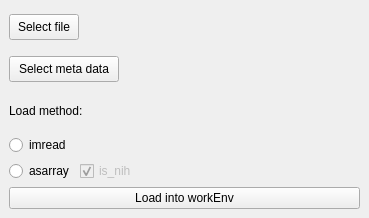
<?xml version="1.0" encoding="UTF-8"?>
<ui version="4.0">
 <class>DockWidget</class>
 <widget class="QDockWidget" name="DockWidget">
  <property name="geometry">
   <rect>
    <x>0</x>
    <y>0</y>
    <width>369</width>
    <height>218</height>
   </rect>
  </property>
  <property name="floating">
   <bool>true</bool>
  </property>
  <property name="windowTitle">
   <string>Tiff file I/O</string>
  </property>
  <widget class="QWidget" name="dockWidgetContents">
   <layout class="QGridLayout" name="gridLayout">
    <item row="5" column="0">
     <widget class="QPushButton" name="btnLoadIntoWorkEnv">
      <property name="text">
       <string>Load into workEnv</string>
      </property>
     </widget>
    </item>
    <item row="3" column="0">
     <widget class="QRadioButton" name="radioButtonImread">
      <property name="text">
       <string>imread</string>
      </property>
     </widget>
    </item>
    <item row="2" column="0">
     <widget class="QLabel" name="label">
      <property name="text">
       <string>Load method:</string>
      </property>
     </widget>
    </item>
    <item row="4" column="0">
     <layout class="QHBoxLayout" name="horizontalLayout_2">
      <item>
       <widget class="QRadioButton" name="radioButtonAsarray">
        <property name="text">
         <string>asarray</string>
        </property>
       </widget>
      </item>
      <item>
       <widget class="QCheckBox" name="checkBox">
        <property name="enabled">
         <bool>false</bool>
        </property>
        <property name="text">
         <string>is_nih</string>
        </property>
        <property name="checked">
         <bool>true</bool>
        </property>
       </widget>
      </item>
      <item>
       <spacer name="horizontalSpacer">
        <property name="orientation">
         <enum>Qt::Horizontal</enum>
        </property>
        <property name="sizeHint" stdset="0">
         <size>
          <width>40</width>
          <height>20</height>
         </size>
        </property>
       </spacer>
      </item>
     </layout>
    </item>
    <item row="0" column="0">
     <layout class="QHBoxLayout" name="horizontalLayout">
      <item>
       <widget class="QPushButton" name="btnSelectTiff">
        <property name="maximumSize">
         <size>
          <width>70</width>
          <height>26</height>
         </size>
        </property>
        <property name="text">
         <string>Select file</string>
        </property>
       </widget>
      </item>
      <item>
       <widget class="QLabel" name="labelFileTiff">
        <property name="text">
         <string/>
        </property>
       </widget>
      </item>
     </layout>
    </item>
    <item row="1" column="0">
     <layout class="QHBoxLayout" name="horizontalLayout_3">
      <item>
       <widget class="QPushButton" name="btnSelectMetaFile">
        <property name="maximumSize">
         <size>
          <width>110</width>
          <height>26</height>
         </size>
        </property>
        <property name="text">
         <string>Select meta data</string>
        </property>
       </widget>
      </item>
      <item>
       <widget class="QLabel" name="labelFileMeta">
        <property name="text">
         <string/>
        </property>
       </widget>
      </item>
     </layout>
    </item>
   </layout>
  </widget>
 </widget>
 <resources/>
 <connections>
  <connection>
   <sender>radioButtonAsarray</sender>
   <signal>toggled(bool)</signal>
   <receiver>checkBox</receiver>
   <slot>setEnabled(bool)</slot>
   <hints>
    <hint type="sourcelabel">
     <x>78</x>
     <y>126</y>
    </hint>
    <hint type="destinationlabel">
     <x>238</x>
     <y>131</y>
    </hint>
   </hints>
  </connection>
 </connections>
</ui>
